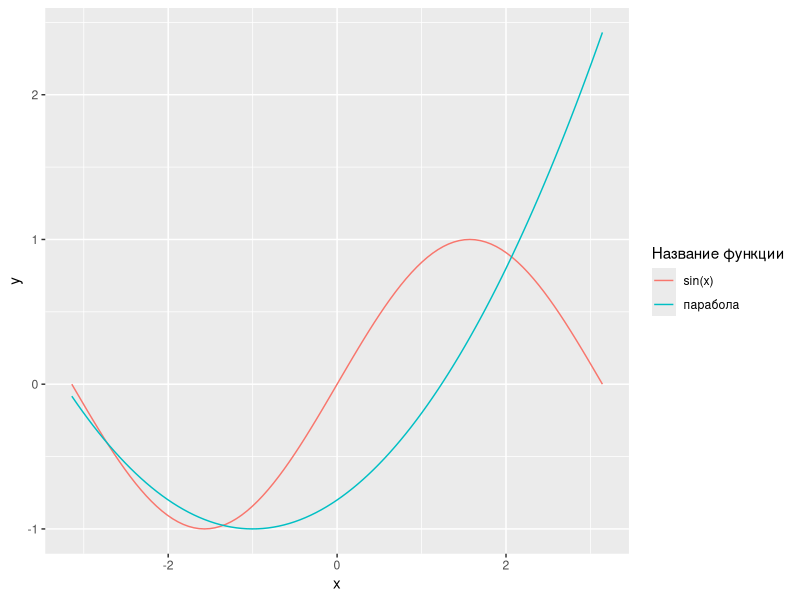
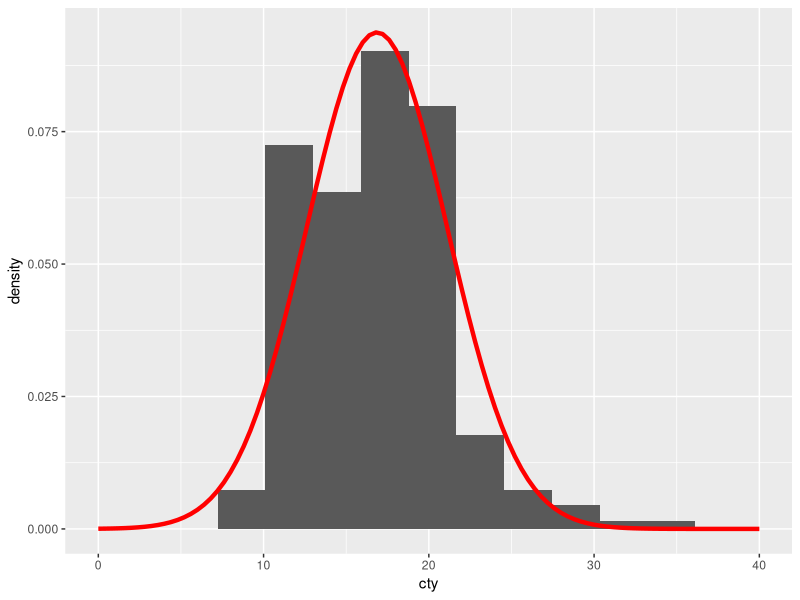

R code for these plots, in order:
## ---- chunk 1
library(tidyverse)
## ---- chunk 2
ggplot(data = tibble(x = c(-pi, pi)), mapping = aes(x)) +
  stat_function(fun = sin, 
                aes(color = 'sin(x)')) +
  stat_function(fun = function(x) { 0.2 * (x + 1)^2 - 1}, 
                aes(color = 'парабола')) +
  labs(color = "Название функции")
## ---- chunk 3
# Рассчитаем параметры нормального распределения и сохраним их в списке
params <- list(mean = mean(mpg$cty), 
               sd = sd(mpg$cty))


# Построим графики данных и функции плотности распределения
ggplot(data = mpg, mapping = aes(x = cty)) +
  geom_histogram(mapping = aes(y = ..density..), bins = 10) +
  stat_function(fun = dnorm, args = params, xlim = c(0, 40), 
                color = 'red', size = 1.5)


## ---- chunk 4
# Напишите свой код здесь

# Рассчитайте параметры экспоненциального распределения
# params <- list(rate = ____ )

# Постройте графики данных и функции плотности распределения
# ggplot(data = ___, 
#       mapping = ___) +
#  _______(mapping = aes(y = _____ ), bins = _____) +
#  stat_function(fun = _____, args = params, 
#                color = 'red', size = 1.5) + 
#  ______ +
#  ______

